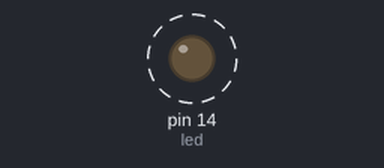
A sketch run on a simulated Arduino Uno, built with avr-gcc and run on an emulated ATmega328P. Parts: output pins drawn as LEDs (lit = HIGH). Dashed ring = blinking.

Above: at 0.6 s.
Timing chart, 0 to 3.0 s (numbered marks = the images above):
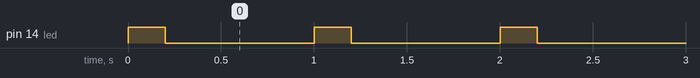

Measured:
- by itself, pin 14 (led): alternates HIGH for 0.20 s and LOW for 0.80 s

The sketch:

test_led.ino
```cpp
/*
  test_led
  Turns on an LED on for one second, then off, repeatedly.
*/

// Pin 13 is where the on-board LED is connected on most
// Arduino boards (incouding Teensy 3.0/3.1)
// give it a name:
int boardLed = 13;

// Pin where LED 1 is connected
int led = 14;

// the setup routine runs once when you press reset:
void setup() {
  // initialize the digital pin as an output.
  pinMode(led, OUTPUT);
}

// the loop routine runs over and over again forever:
void loop() {
  digitalWrite(led, HIGH);   // turn the LED on (HIGH is the voltage level)
  delay(200);               // wait for 200 milliseconds
  digitalWrite(led, LOW);    // turn the LED off by making the voltage LOW
  delay(800);               // wait for 800 milliseconds
}
```
